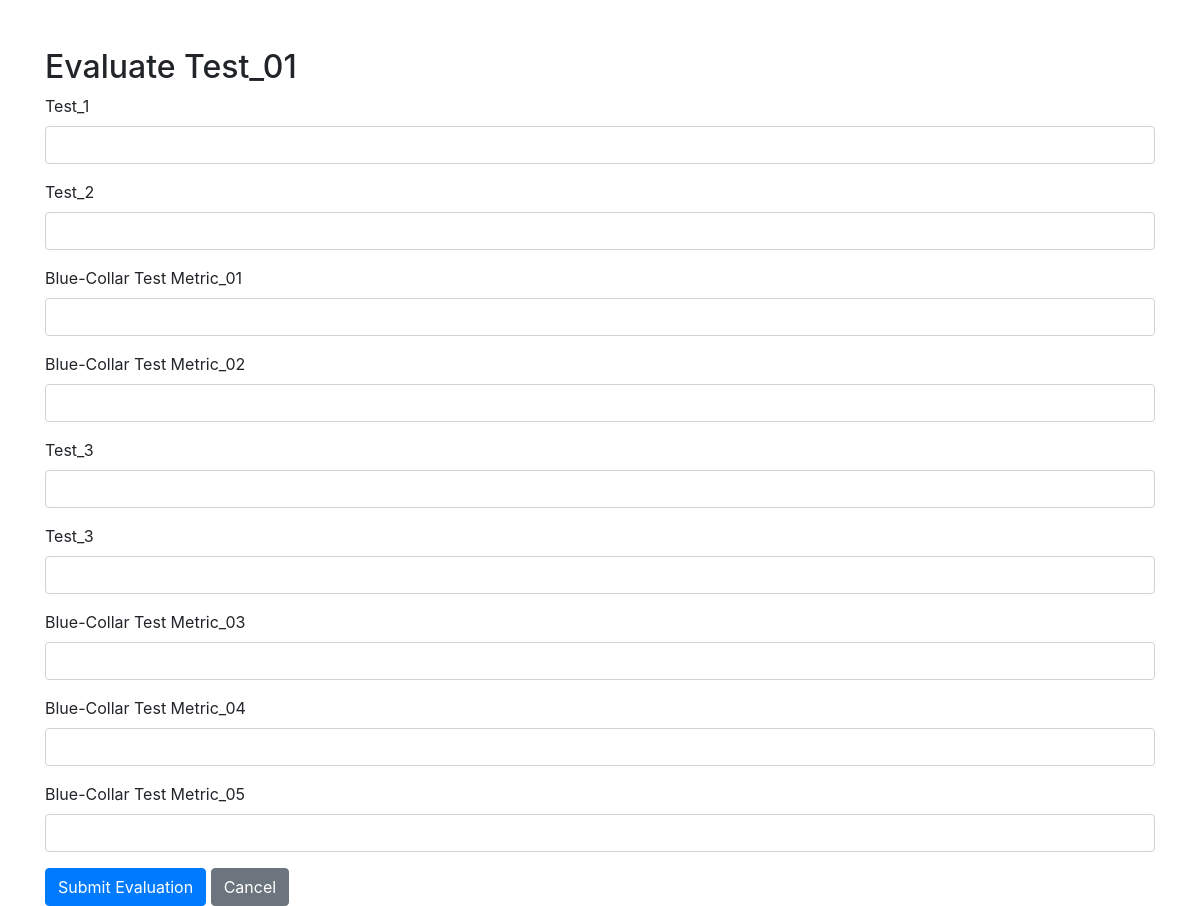
/evaluate/1/1/, run on the app's committed database.
### pms/models.py (models this page shows, shortened)
class Employee(models.Model):
    full_name = models.CharField(max_length=500)
    hr_code = models.CharField(max_length=50)
    joining_date = models.DateField()
    level = models.ForeignKey(Level, on_delete=models.CASCADE)

class Metric(models.Model):
    name = models.CharField(max_length=100)
    metric_weight = models.PositiveSmallIntegerField()
    category = models.ForeignKey(Category, on_delete=models.CASCADE)

### pms/views.py (the view, shortened to what this page needs)
# urls.py: path('evaluate/<int:evaluation_id>/<int:employee_id>/', evaluate_employee, name='evaluate_employee'),
def evaluate_employee(request, evaluation_id, employee_id):
    employee = get_object_or_404(Employee, id=employee_id)
    evaluation = get_object_or_404(Evaluation, id=evaluation_id)
    metrics = Metric.objects.filter(category__template=evaluation.template)
    user_scores = {us.metric.id: us.score for us in UserScore.objects.filter(employee=employee, evaluation=evaluation)}
    return render(request, 'pms/evaluate_employee.html', {
        'employee': employee,
        'evaluation': evaluation,
        'metrics': metrics,
        'user_scores': user_scores,
    })

### templates/pms/evaluate_employee.html (shortened to what this page needs)
<!DOCTYPE html>
<html lang="en">
<head>
    <link href="https://stackpath.bootstrapcdn.com/bootstrap/4.5.2/css/bootstrap.min.css" rel="stylesheet">
</head>
<body>
<div class="container mt-5">
    <h2>Evaluate {{ employee.full_name }}</h2>
    <form method="post">
        {% for metric in metrics %}
            <div class="form-group">
                <label for="score_{{ metric.id }}">{{ metric.name }}</label>
                <input type="number"
                       name="score_{{ metric.id }}"
                       id="score_{{ metric.id }}"
                       class="form-control"
                       min="0"
                       required>
            </div>
        {% endfor %}
        <button type="submit" class="btn btn-primary">Submit Evaluation</button>
        <a href="{% url 'list_employees' %}" class="btn btn-secondary">Cancel</a>
    </form>
</div>
</body>
</html>

### data on the page
Employee: full_name "Test_01"
Metric: name "Test_1"
Metric: name "Test_2"
Metric: name "Blue-Collar Test Metric_01"
Metric: name "Blue-Collar Test Metric_02"
Metric: name "Test_3"
Metric: name "Test_3"
Metric: name "Blue-Collar Test Metric_03"
Metric: name "Blue-Collar Test Metric_04"
Metric: name "Blue-Collar Test Metric_05"
